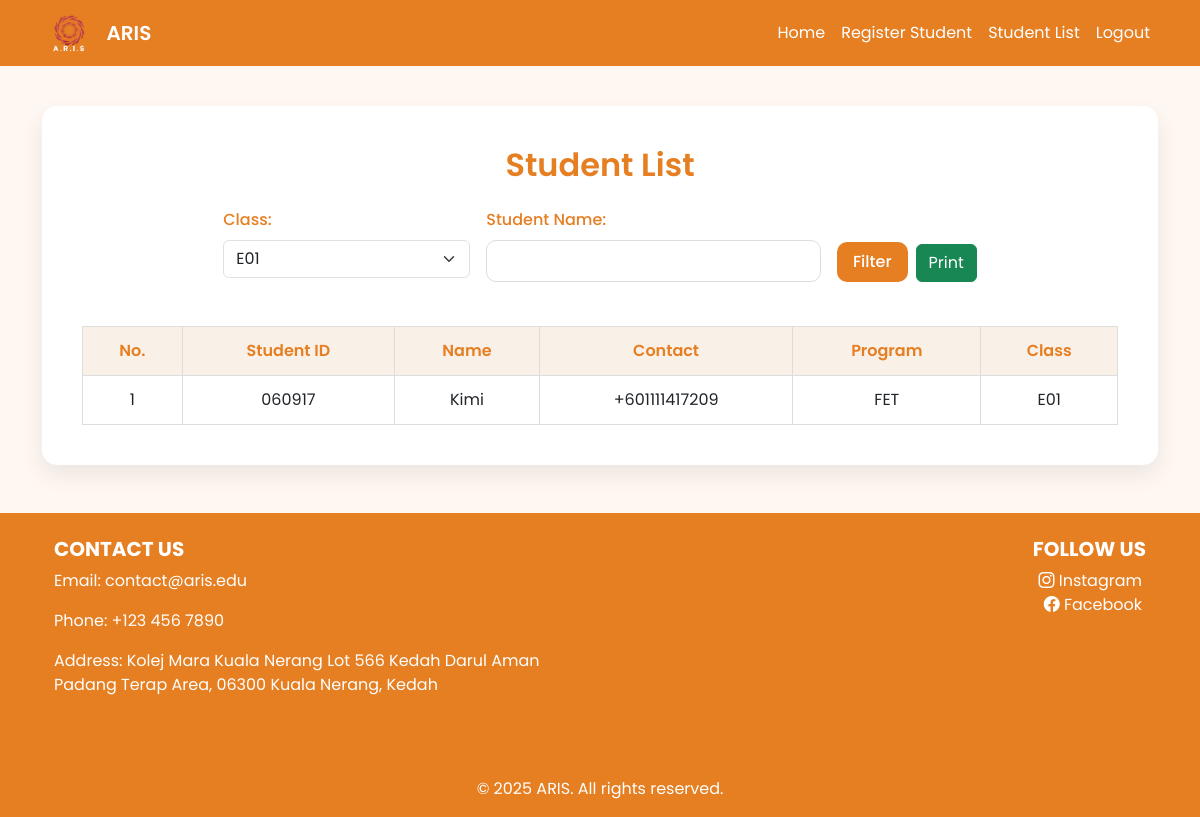
The app's page /student-list.php?class=E01 (signed in) with its own data.
### tables this page shows
CREATE TABLE `student` (
  `studentName` varchar(150) NOT NULL,
  `Student_ID` varchar(30) NOT NULL,
  `Contact` int(30) NOT NULL,
  `Program` varchar(100) NOT NULL,
  `Class` varchar(30) NOT NULL,
  `Picture` varchar(250) DEFAULT NULL
);

### student-list.php (the view, shortened to what this page needs)
<?php
include('header.php');
include('connection.php');
$class = $_GET['class'] ?? '';
$name = $_GET['name'] ?? '';
$where = [];
$params = [];
$types = "";
if (!empty($class)) {
    $where[] = "Class = ?";
    $params[] = $class;
    $types .= "s";
}
$whereClause = $where ? "WHERE " . implode(" AND ", $where) : "";
$sql = "SELECT Student_ID, studentName, Contact, Program, Class FROM student $whereClause ORDER BY Class ASC, studentName ASC";
$stmt = $condb->prepare($sql);
if (!empty($params)) {
    $stmt->bind_param($types, ...$params);
}
$stmt->execute();
$result = $stmt->get_result();
?>
<!DOCTYPE html>
<html lang="en">
<head>
    <link href="https://cdn.jsdelivr.net/npm/bootstrap@5.3.3/dist/css/bootstrap.min.css" rel="stylesheet">
</head>
<body>
<div class="container">
    <div class="container-box">
        <h2 class="text-center mb-4">Student List</h2>
        <form method="get" class="row g-3 justify-content-center mb-4">
            <div class="col-md-3">
                <label for="class" class="form-label">Class:</label>
                <select name="class" id="class" class="form-select">
                    <?php
                    $groups = ['B' => 5, 'E' => 15, 'M' => 8, 'S' => 4];
                    foreach ($groups as $prefix => $max) {
                        for ($i = 1; $i <= $max; $i++) {
                            $c = $prefix . str_pad($i, 2, '0', STR_PAD_LEFT);
                            $selected = ($c == $class) ? "selected" : "";
                            echo "<option value='$c' $selected>$c</option>";
                        }
                    }
                    ?>
                </select>
            </div>
            <div class="col-md-4">
                <label for="name" class="form-label">Student Name:</label>
                <input type="text" name="name" id="name" class="form-control" value="<?= htmlspecialchars($name); ?>">
            </div>
            <div class="col-md-auto d-flex align-items-end">
                <button type="submit" class="btn btn-orange me-2">Filter</button>
                <button type="button" class="btn btn-success" onclick="window.print();">Print</button>
            </div>
        </form>
        <div class="table-responsive">
            <table>
                <thead>
                    <tr>
                        <th>No.</th>
                        <th>Student ID</th>
                        <th>Name</th>
                        <th>Contact</th>
                        <th>Program</th>
                        <th>Class</th>
                    </tr>
                </thead>
                <tbody>
                <?php
                $no = 1;
                while ($row = $result->fetch_assoc()) {
                    echo "<tr>
                        <td>{$no}</td>
                        <td>" . htmlspecialchars($row['Student_ID']) . "</td>
                        <td>" . htmlspecialchars($row['studentName']) . "</td>
                        <td>+60" . htmlspecialchars($row['Contact']) . "</td>
                        <td>" . htmlspecialchars($row['Program']) . "</td>
                        <td>" . htmlspecialchars($row['Class']) . "</td>
                    </tr>";
                    $no++;
                }
                ?>
                </tbody>
            </table>
        </div>
    </div>
</div>
</body>
</html>
<?php
include('footer.php');
?>

### student-list.php (style rules this page uses)
body { background-color: #fff8f2; font-family: 'Poppins', sans-serif; }
.container-box { background-color: #ffffff; border-radius: 15px; padding: 40px; box-shadow: 0 10px 25px rgba(0, 0, 0, 0.08); margin-top: 40px; }
h2 { color: #e67e22; font-weight: 600; }
label { font-weight: 500; color: #e67e22; }
select, input[type="text"] { border-radius: 10px; border: 1px solid #ddd; padding: 8px 12px; transition: border-color 0.3s ease; }
.btn-orange { background-color: #e67e22; color: white; border: none; border-radius: 10px; padding: 8px 16px; font-weight: 500; transition: background-color 0.3s ease, transform 0.2s ease; }
table { width: 100%; border-collapse: collapse; margin-top: 20px; }
table th, table td { padding: 12px; text-align: center; border: 1px solid #ddd; }
table th { background-color: #f9f1e7; color: #e67e22; font-weight: 600; }

### records on screen
student: Student_ID "060917", studentName "Kimi", Contact "1111417209", Program "FET", Class "E01"

### other values on screen
form field class "E01"
